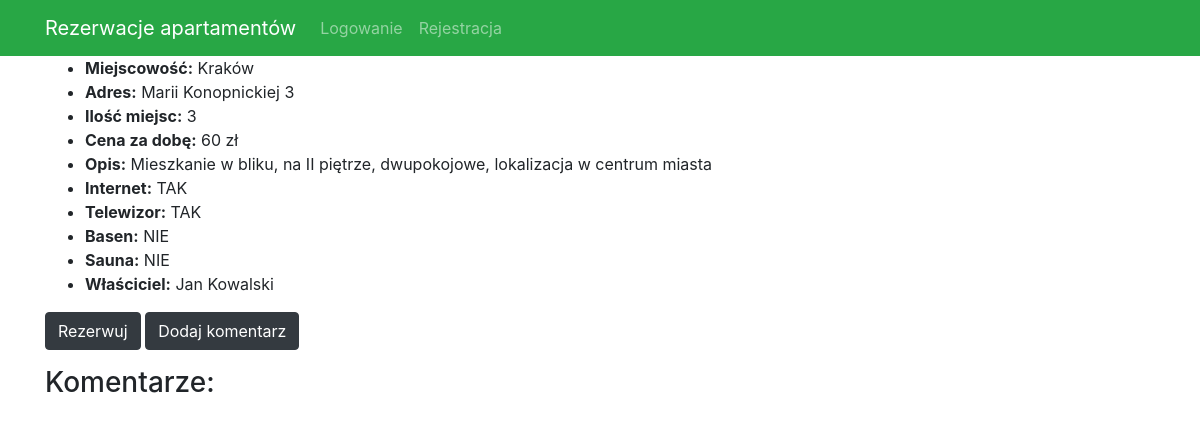
Before: /bookings/list/2/ with the older database file.
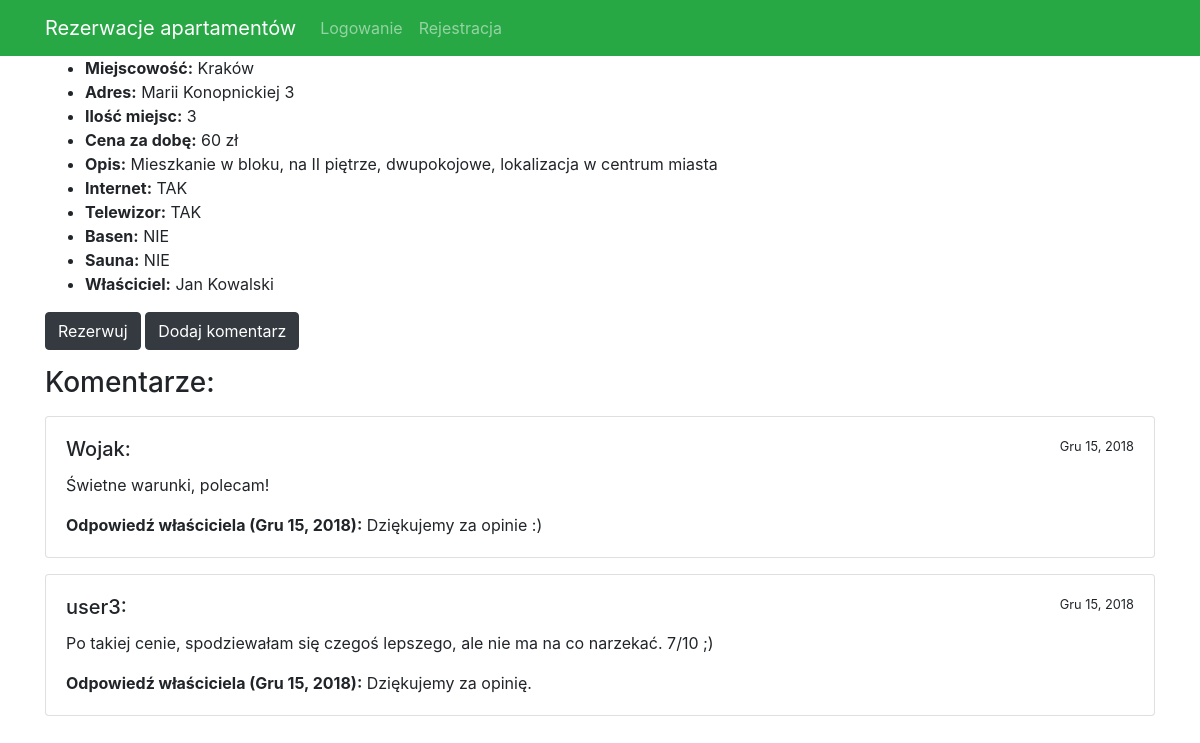
After: the same page with the newer database file.
### bookings/models.py (models this page shows, shortened)
class Apartament(models.Model):
    wlasciciel = models.ForeignKey(settings.AUTH_USER_MODEL, on_delete=models.CASCADE)
    miejscowosc = models.CharField(max_length=50)
    adres = models.CharField(max_length=100, unique=True)
    opis = models.CharField(max_length=500)
    ilosc_miejsc = models.SmallIntegerField()
    cena_za_dobe = models.IntegerField()
    internet = models.BooleanField()
    telewizor = models.BooleanField()
    basen = models.BooleanField()
    sauna = models.BooleanField()

class Komentarz(models.Model):
    autor = models.ForeignKey(settings.AUTH_USER_MODEL, on_delete=models.CASCADE)
    apartament = models.ForeignKey(Apartament, on_delete=models.CASCADE)
    tresc_kom = models.TextField()
    dodano_dnia = models.DateField()
    odpowiedz = models.TextField(null=True)
    odpowiedz_data = models.DateField(null=True)

### accounts/models.py (models this page shows, shortened)
class MyUser(AbstractUser):
    first_name = models.CharField(blank=False, max_length=30, verbose_name="Imię")
    last_name = models.CharField(blank=False, max_length=100, verbose_name="Nazwisko")
    email = models.EmailField(blank=False, unique=True)

### bookings/views.py (the view, shortened to what this page needs)
# urls.py: path('list/<int:pk>/', szczegoly_apartamentu, name='apartament_detail'),
def szczegoly_apartamentu(request, pk):
    apartament = Apartament.objects.get(pk=pk)
    komentarze = Komentarz.objects.filter(apartament_id=pk).order_by('-dodano_dnia')
    return render(request, 'apartament/apartament_detail.html', {'apartament': apartament, 'komentarze':komentarze})

### templates/apartament/apartament_detail.html (shortened to what this page needs)
{% extends "base.html" %}
{% block content %}
    <ul>
        <li><strong>Miejscowość:</strong> {{ apartament.miejscowosc }}</li>
        <li><strong>Adres:</strong> {{ apartament.adres }}</li>
        <li><strong>Ilość miejsc:</strong> {{ apartament.ilosc_miejsc }}</li>
        <li><strong>Cena za dobę:</strong> {{ apartament.cena_za_dobe }} zł</li>
        <li><strong>Opis:</strong> {{ apartament.opis }}</li>
        <li><strong>Internet:</strong> {% if apartament.internet %} TAK {% else %} NIE {% endif %}</li>
        <li><strong>Telewizor:</strong> {% if apartament.telewizor %} TAK {% else %} NIE {% endif %}</li>
        <li><strong>Basen:</strong> {% if apartament.basen %} TAK {% else %} NIE {% endif %}</li>
        <li><strong>Sauna:</strong> {% if apartament.sauna %} TAK {% else %} NIE {% endif %}</li>
        <li><strong>Właściciel:</strong> {{ apartament.wlasciciel.get_full_name }}</li>
    </ul>
    <a href="{% url 'rezerwacja' apartament.id %}" class="btn btn-dark">Rezerwuj</a>
    <a href="{% url 'dodaj_komentarz' apartament.id %}" class="btn btn-dark">Dodaj komentarz</a>
    <p><h3>Komentarze:</h3></p>
    {% for komentarz in komentarze %}
        <div class="card mb-3">
            <div class="card-body">
                <small class="float-right">{{ komentarz.dodano_dnia }}</small>
                <h5 class="card-title">{{ komentarz.autor.username }}:</h5>
                <p class="card-text">{{ komentarz.tresc_kom }}</p>
                {% if komentarz.odpowiedz != None %}
                    <strong> Odpowiedź właściciela ({{ komentarz.odpowiedz_data }}):</strong> {{ komentarz.odpowiedz }}
                {% endif %}
            </div>
        </div>
    {% endfor %}
{% endblock %}

Changed rows visible on the page:
changed Apartament "Kraków": opis "Mieszkanie w bliku, na II piętrze, dwupokojowe, lokalizacja w centrum miasta" → "Mieszkanie w bloku, na II piętrze, dwupokojowe, lokalizacja w centrum miasta"
added Komentarz: dodano_dnia "Gru 15, 2018", autor.username "Wojak", tresc_kom "Świetne warunki, polecam!", odpowiedz_data "Gru 15, 2018", odpowiedz "Dziękujemy za opinie :)"
added Komentarz: dodano_dnia "Gru 15, 2018", autor.username "user3", tresc_kom "Po takiej cenie, spodziewałam się czegoś lepszego, ale nie ma na co narzekać. 7/10 ;)", odpowiedz_data "Gru 15, 2018", odpowiedz "Dziękujemy za opinię."
